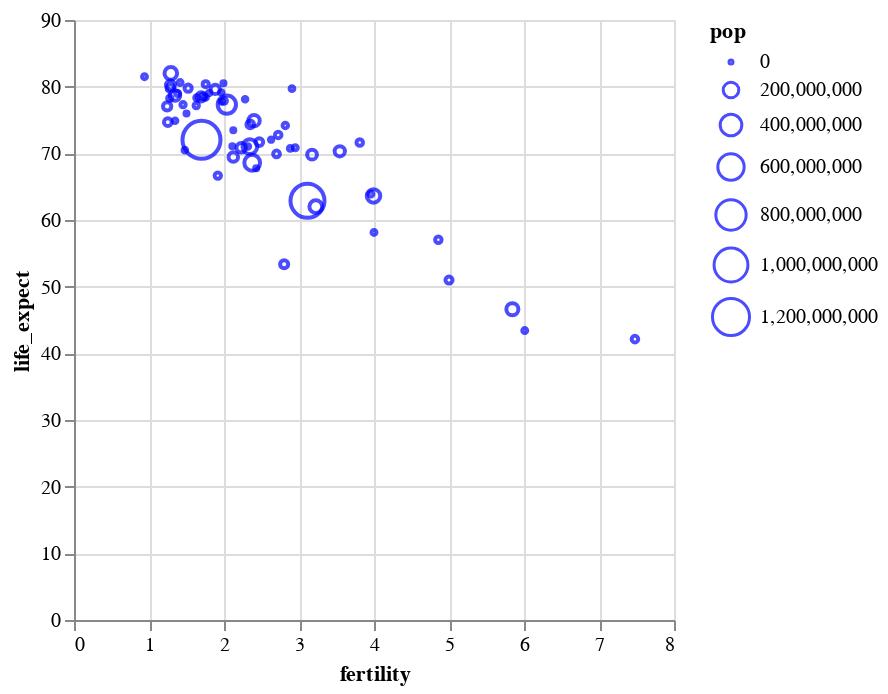

The cell this chart's notebook holds for it:
### Markdown cell above
You can see the difference between *mapping* color and *setting* color here.

### Code cell
alt.Chart(data_2000).mark_point(color = 'blue', tooltip=True).encode(
    x = 'fertility:Q',
    y = 'life_expect:Q',
    size = 'pop:Q'
)

### Figure 1 — Vega-Lite specification as saved in the notebook (floating-point values rounded to 4 significant figures)
{"config": {"view": {"continuousWidth": 300, "continuousHeight": 300}}, "data": {"name": "data-5bbc1a2d42e71c72ac9cf13ffaf6d268"}, "mark": {"type": "point", "color": "blue", "tooltip": true}, "encoding": {"size": {"field": "pop", "type": "quantitative"}, "x": {"field": "fertility", "type": "quantitative"}, "y": {"field": "life_expect", "type": "quantitative"}}, "$schema": "https://vega.github.io/schema/vega-lite/v5.20.1.json", "datasets": {"data-5bbc1a2d42e71c72ac9cf13ffaf6d268": [{"year": 2000, "country": "Afghanistan", "cluster": 0, "pop": 23898198, "life_expect": 42.13, "fertility": 7.479}, {"year": 2000, "country": "Argentina", "cluster": 3, "pop": 37497728, "life_expect": 74.34, "fertility": 2.35}, {"year": 2000, "country": "Aruba", "cluster": 3, "pop": 69539, "life_expect": 73.45, "fertility": 2.124}, {"year": 2000, "country": "Australia", "cluster": 4, "pop": 19164620, "life_expect": 80.37, "fertility": 1.756}, {"year": 2000, "country": "Austria", "cluster": 1, "pop": 8113413, "life_expect": 78.98, "fertility": 1.382}, {"year": 2000, "country": "Bahamas", "cluster": 3, "pop": 290075, "life_expect": 71.07, "fertility": 2.111}, {"year": 2000, "country": "Bangladesh", "cluster": 0, "pop": 130406594, "life_expect": 62.01, "fertility": 3.224}, {"year": 2000, "country": "Barbados", "cluster": 3, "pop": 273483, "life_expect": 75.97, "fertility": 1.5}, {"year": 2000, "country": "Belgium", "cluster": 1, "pop": 10263618, "life_expect": 78.32, "fertility": 1.638}, {"year": 2000, "country": "Bolivia", "cluster": 3, "pop": 8152620, "life_expect": 63.88, "fertility": 3.958}, {"year": 2000, "country": "Brazil", "cluster": 3, "pop": 175552771, "life_expect": 71.01, "fertility": 2.345}, {"year": 2000, "country": "Canada", "cluster": 3, "pop": 31278097, "life_expect": 79.77, "fertility": 1.522}, {"year": 2000, "country": "Chile", "cluster": 3, "pop": 15153450, "life_expect": 77.86, "fertility": 2.0}, {"year": 2000, "country": "China", "cluster": 4, "pop": 1262645000, "life_expect": 72.03, "fertility": 1.7}, {"year": 2000, "country": "Colombia", "cluster": 3, "pop": 39685655, "life_expect": 71.68, "fertility": 2.47}, {"year": 2000, "country": "Costa Rica", "cluster": 3, "pop": 3710558, "life_expect": 78.12, "fertility": 2.281}, {"year": 2000, "country": "Croatia", "cluster": 1, "pop": 4410830, "life_expect": 74.88, "fertility": 1.348}, {"year": 2000, "country": "Cuba", "cluster": 3, "pop": 11134273, "life_expect": 77.16, "fertility": 1.63}, {"year": 2000, "country": "Dominican Republic", "cluster": 3, "pop": 8385828, "life_expect": 70.85, "fertility": 2.95}, {"year": 2000, "country": "Ecuador", "cluster": 3, "pop": 12505204, "life_expect": 74.17, "fertility": 2.817}, {"year": 2000, "country": "Egypt", "cluster": 5, "pop": 70492342, "life_expect": 69.81, "fertility": 3.174}, {"year": 2000, "country": "El Salvador", "cluster": 3, "pop": 6122515, "life_expect": 70.73, "fertility": 2.883}, {"year": 2000, "country": "Finland", "cluster": 1, "pop": 5168595, "life_expect": 78.37, "fertility": 1.754}, {"year": 2000, "country": "France", "cluster": 1, "pop": 59381628, "life_expect": 79.59, "fertility": 1.883}, {"year": 2000, "country": "Georgia", "cluster": 1, "pop": 4777209, "life_expect": 70.48, "fertility": 1.478}, {"year": 2000, "country": "Germany", "cluster": 1, "pop": 82187909, "life_expect": 78.67, "fertility": 1.346}, {"year": 2000, "country": "Greece", "cluster": 1, "pop": 10559110, "life_expect": 78.26, "fertility": 1.277}, {"year": 2000, "country": "Grenada", "cluster": 3, "pop": 89312, "life_expect": 67.75, "fertility": 2.429}, {"year": 2000, "country": "Haiti", "cluster": 3, "pop": 7306302, "life_expect": 58.14, "fertility": 4.0}, {"year": 2000, "country": "Hong Kong", "cluster": 4, "pop": 6658720, "life_expect": 81.5, "fertility": 0.94}, {"year": 2000, "country": "Iceland", "cluster": 1, "pop": 281043, "life_expect": 80.5, "fertility": 1.993}, {"year": 2000, "country": "India", "cluster": 0, "pop": 1007702000, "life_expect": 62.88, "fertility": 3.113}, {"year": 2000, "country": "Indonesia", "cluster": 4, "pop": 206265000, "life_expect": 68.59, "fertility": 2.376}, {"year": 2000, "country": "Iran", "cluster": 5, "pop": 65660289, "life_expect": 69.45, "fertility": 2.124}, {"year": 2000, "country": "Iraq", "cluster": 5, "pop": 22675617, "life_expect": 57.05, "fertility": 4.858}, {"year": 2000, "country": "Ireland", "cluster": 1, "pop": 3791690, "life_expect": 77.78, "fertility": 1.969}, {"year": 2000, "country": "Israel", "cluster": 5, "pop": 5842454, "life_expect": 79.7, "fertility": 2.906}, {"year": 2000, "country": "Italy", "cluster": 1, "pop": 57719337, "life_expect": 80.24, "fertility": 1.286}, {"year": 2000, "country": "Jamaica", "cluster": 3, "pop": 2615467, "life_expect": 72.05, "fertility": 2.628}, {"year": 2000, "country": "Japan", "cluster": 4, "pop": 126699784, "life_expect": 82.0, "fertility": 1.291}, {"year": 2000, "country": "Kenya", "cluster": 2, "pop": 29985839, "life_expect": 50.99, "fertility": 5.0}, {"year": 2000, "country": "South Korea", "cluster": 4, "pop": 21647682, "life_expect": 66.66, "fertility": 1.917}, {"year": 2000, "country": "North Korea", "cluster": 4, "pop": 47351083, "life_expect": 77.05, "fertility": 1.242}, {"year": 2000, "country": "Lebanon", "cluster": 5, "pop": 3578036, "life_expect": 71.03, "fertility": 2.319}, {"year": 2000, "country": "Mexico", "cluster": 3, "pop": 99926620, "life_expect": 74.9, "fertility": 2.401}, {"year": 2000, "country": "Netherlands", "cluster": 1, "pop": 15907853, "life_expect": 78.53, "fertility": 1.726}, {"year": 2000, "country": "New Zealand", "cluster": 4, "pop": 3819762, "life_expect": 79.11, "fertility": 1.964}, {"year": 2000, "country": "Nigeria", "cluster": 2, "pop": 114306700, "life_expect": 46.61, "fertility": 5.845}, {"year": 2000, "country": "Norway", "cluster": 1, "pop": 4492400, "life_expect": 79.05, "fertility": 1.801}, {"year": 2000, "country": "Pakistan", "cluster": 0, "pop": 146342958, "life_expect": 63.61, "fertility": 3.994}, {"year": 2000, "country": "Peru", "cluster": 3, "pop": 25979722, "life_expect": 69.91, "fertility": 2.7}, {"year": 2000, "country": "Philippines", "cluster": 4, "pop": 79739825, "life_expect": 70.3, "fertility": 3.544}, {"year": 2000, "country": "Poland", "cluster": 1, "pop": 38654164, "life_expect": 74.67, "fertility": 1.251}, {"year": 2000, "country": "Portugal", "cluster": 1, "pop": 10335597, "life_expect": 77.29, "fertility": 1.454}, {"year": 2000, "country": "Rwanda", "cluster": 2, "pop": 7507056, "life_expect": 43.41, "fertility": 6.01}, {"year": 2000, "country": "Saudi Arabia", "cluster": 5, "pop": 23153090, "life_expect": 71.63, "fertility": 3.81}, {"year": 2000, "country": "South Africa", "cluster": 2, "pop": 44066197, "life_expect": 53.37, "fertility": 2.802}, {"year": 2000, "country": "Spain", "cluster": 1, "pop": 40016081, "life_expect": 79.78, "fertility": 1.287}, {"year": 2000, "country": "Switzerland", "cluster": 1, "pop": 7266920, "life_expect": 80.62, "fertility": 1.415}, {"year": 2000, "country": "Turkey", "cluster": 1, "pop": 65666677, "life_expect": 70.84, "fertility": 2.23}, {"year": 2000, "country": "United Kingdom", "cluster": 1, "pop": 59522468, "life_expect": 78.47, "fertility": 1.695}, {"year": 2000, "country": "United States", "cluster": 3, "pop": 282338631, "life_expect": 77.31, "fertility": 2.038}, {"year": 2000, "country": "Venezuela", "cluster": 3, "pop": 23542649, "life_expect": 72.77, "fertility": 2.723}]}}
